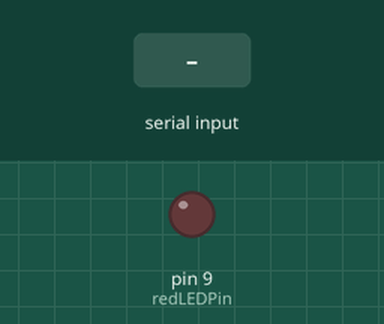
This sketch was run on a simulated Arduino Uno, built with avr-gcc and run on an emulated ATmega328P. On the bench: output pins drawn as LEDs (lit = HIGH). The inputs (shaded band) are chosen by the test bench.

Above: at 1.2 s.
1.3 s: "H" received over Serial
At 2.4 s:
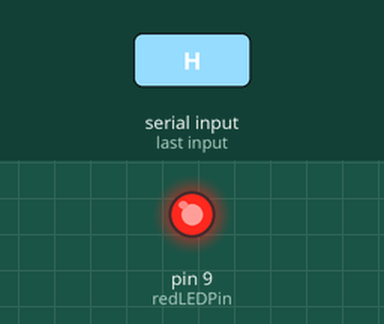
2.8 s: "L" received over Serial
At 3.5 s:
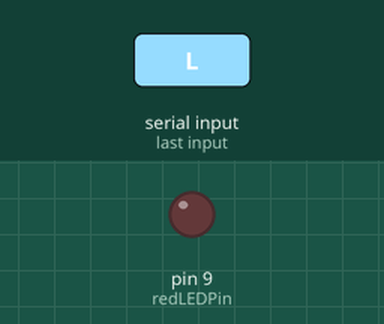
Timing chart, 0 to 5.8 s (numbered marks = the images above; inputs shaded):
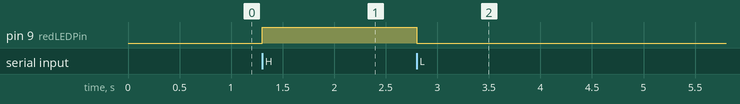

Measured:
- after the input at 1.3 s, pin 9 (redLEDPin): LOW → HIGH at once
- after the input at 2.8 s, pin 9 (redLEDPin): HIGH → LOW at once

The sketch:

pythonled.ino
```cpp
#define LED 13

// Using http://slides.justen.eng.br/python-e-arduino as refference

int redLEDPin=9; //Declare redLEDPin an int, and set to pin 9
int yellowLEDPin=10; //Declare yellowLEDPin an int, and set to pin 10
int yellowOnTime=250; //Declare yellowOnTime an int, and set to 250
int yellowOffTime=250; //Declare yellowOffTime an int, and set to 250

void setup() {
    pinMode(redLEDPin, OUTPUT);
    Serial.begin(9600);
}

void loop() {
    if (Serial.available()) {
        char serialListener = Serial.read();
        if (serialListener == 'H') {
            digitalWrite(redLEDPin, HIGH);
        }
        else if (serialListener == 'L') {
            digitalWrite(redLEDPin, LOW);
        }
    }

  //digitalWrite(yellowLEDPin,HIGH); //Turn yellow LED on
  //delay(yellowOnTime); //Leave on for yellowOnTime
  //digitalWrite(yellowLEDPin,LOW); //Turn yellow LED off
  //delay(yellowOffTime); //Leave off for yellowOffTime
}
```
